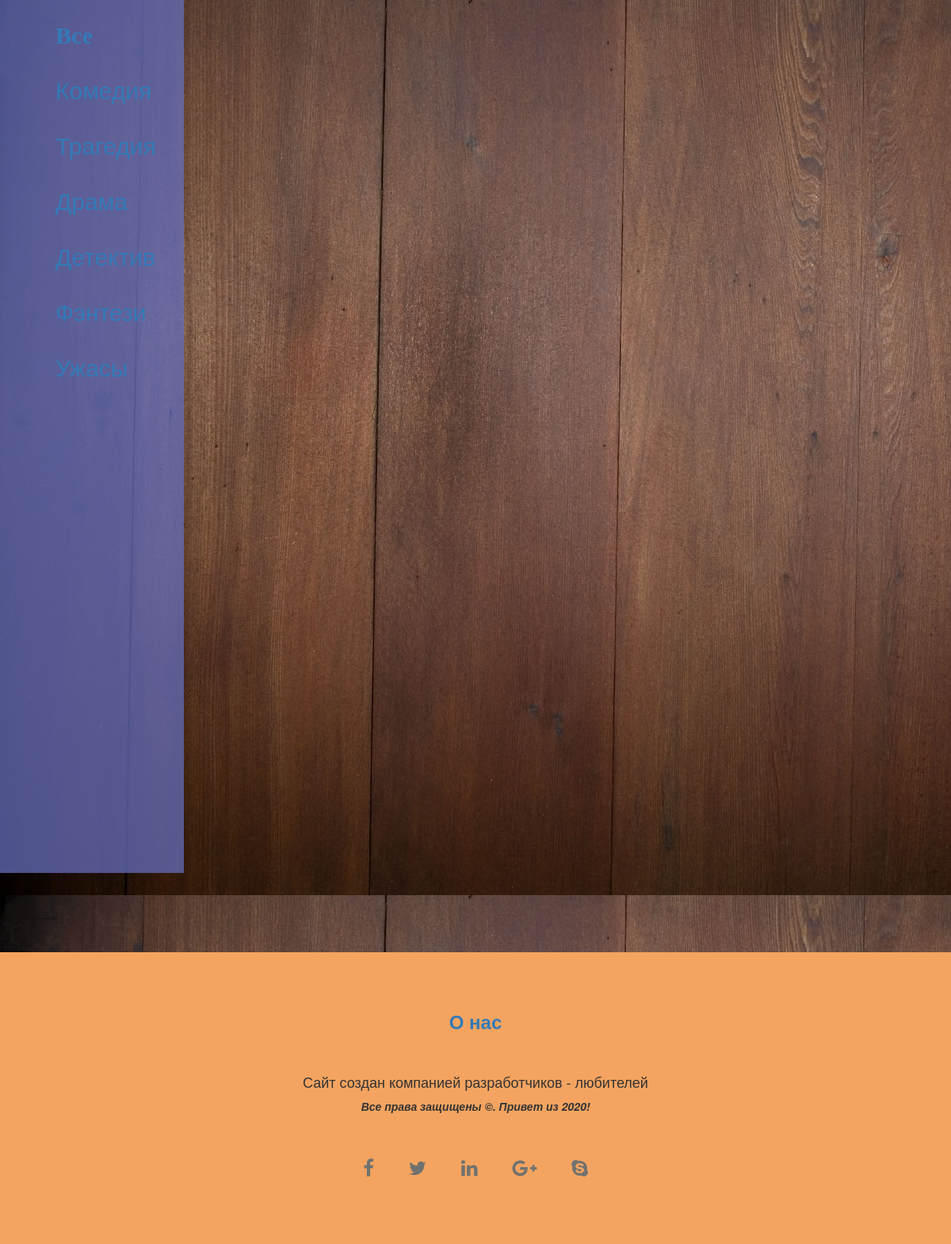
The app's page /media/books/category_books.php with its own data.
### tables this page shows
CREATE TABLE `categories_books_content` (
  `id` int(11) NOT NULL,
  `rubric` varchar(255) NOT NULL
);

### media/books/spisok_category_books.php (the view, shortened to what this page needs)
<div class="container-fluid noPading glavField">
	<div class="row glavField">
  		<div class="col-2_5 spisoc">
<div id="selectmovie2">
	<a href="index_books.php"><h3>Все</h3></a>
	<?php
		$sql = "SELECT * FROM `categories_books_content`";
		$result = mysqli_query($connect, $sql);
		while ($comp = mysqli_fetch_assoc($result)) {
	?>
		<a href="category_books.php?id=<?php echo $comp['id'];?>"><h2><?php echo $comp['rubric'] ?></h2></a>
	<?php
		}
	?>
</div>
</div>

### style/style.css (style rules this page uses)
body { background-image: url(../img/fon_wood.jpg) ; background-color: #c5bda6; }
* { margin: 0; padding: 0; }
a { color: #2e2d2e; }
.col-2_5 { flex: 19.833335%; max-width: 19.833335%; }
.noPading { padding: 0; margin: 0; }
#selectmovie2 a { font-size: 20px; }
.spisoc { min-height: 1101px; background: #656cb8c2; }
#selectmovie2 { height: 100%; margin-left: 40px; }
#selectmovie2 h2 { font-size: 30px; text-indent: 30px; line-height: 50px; font-family: Arial, Serif; }
#selectmovie2 h3 { font-size: 30px; text-indent: 30px; line-height: 50px; font-weight: 900; font-family: Serif; }
.glavField { height: 100%; min-height: 1000px; width: 100%; }

### records on screen
categories_books_content: rubric "Детектив"
categories_books_content: rubric "Фэнтези"
